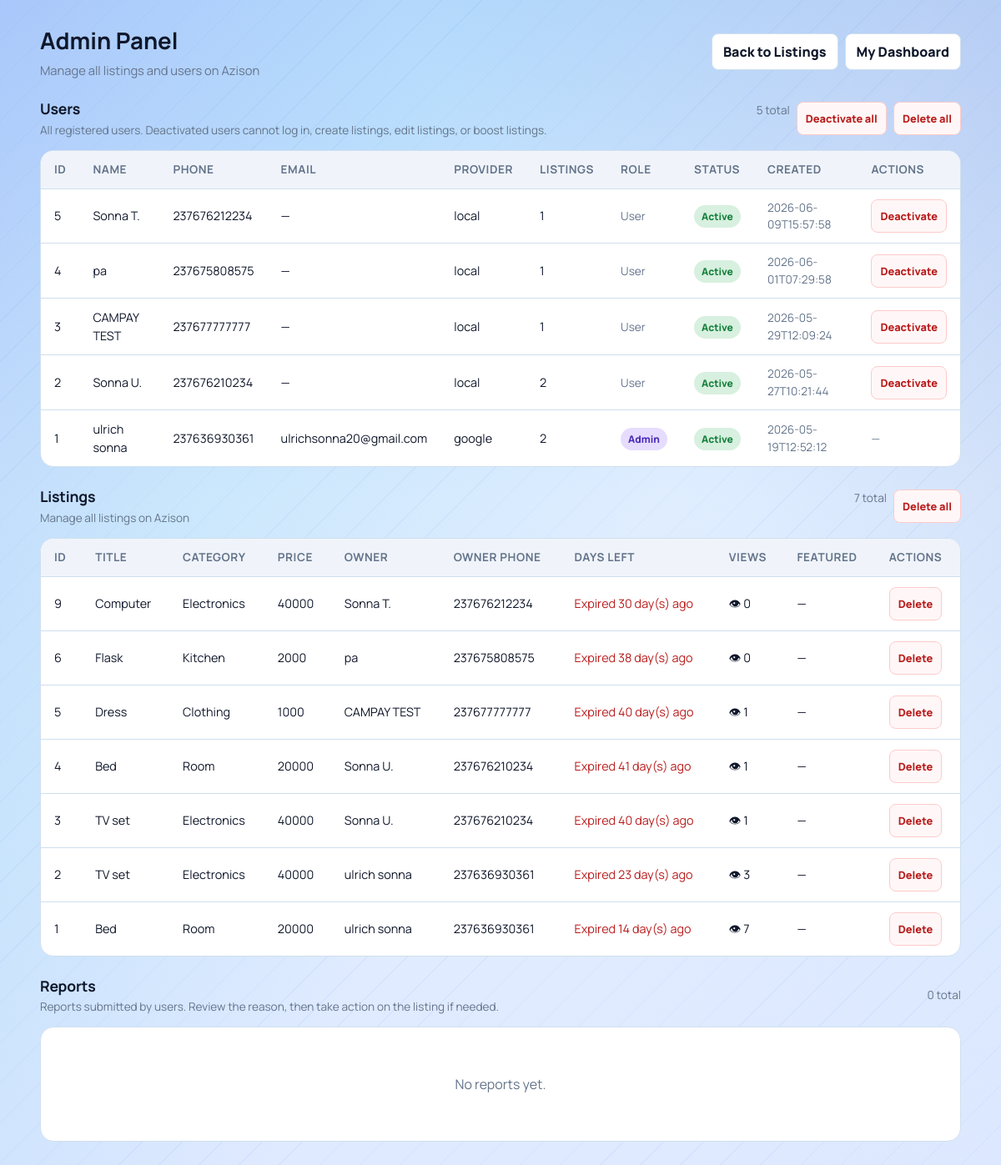
Page /admin (signed in) on the earlier database version.
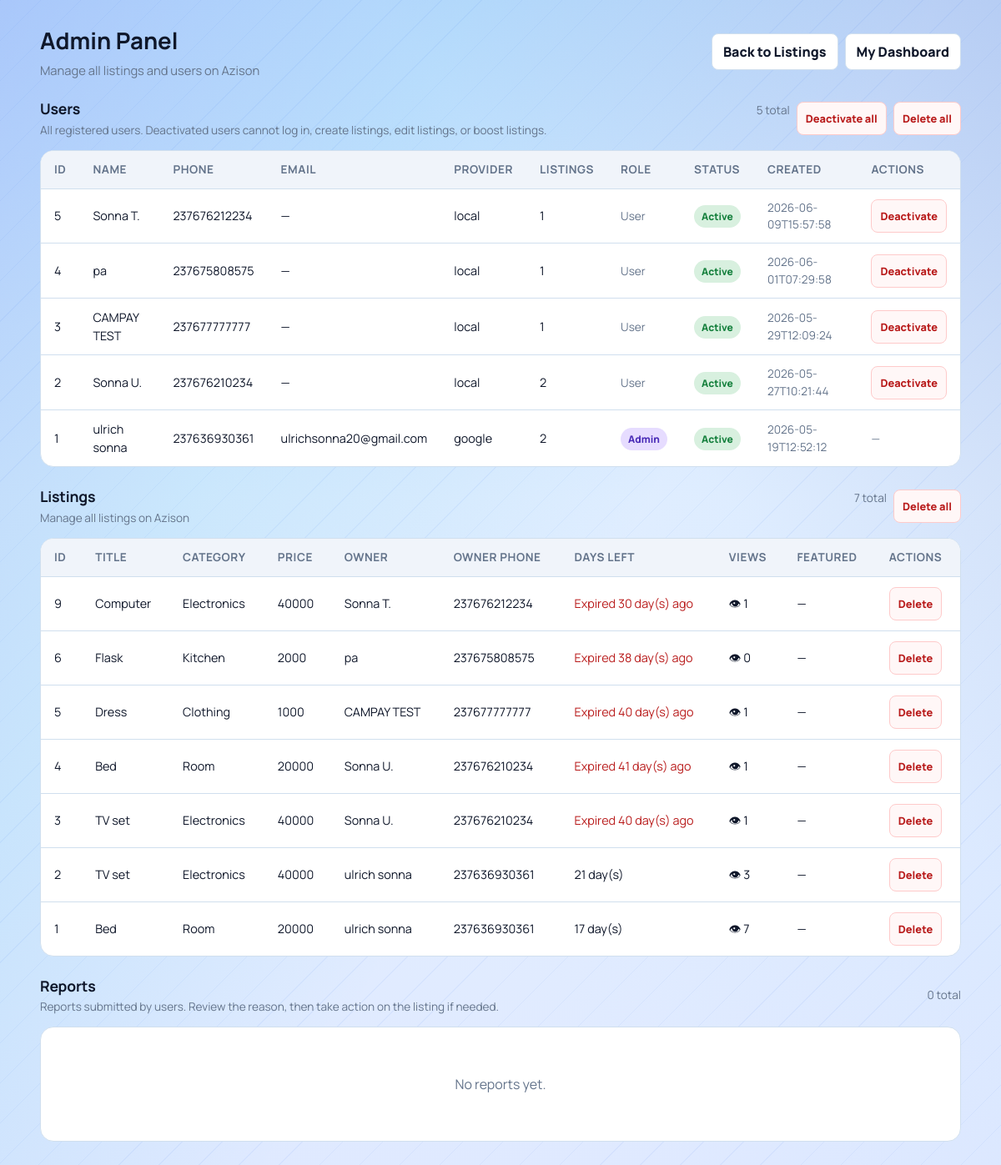
Same page on the later database version.
### tables this page shows
CREATE TABLE listings(
            id INTEGER PRIMARY KEY AUTOINCREMENT,
            title TEXT,
            price TEXT,
            category TEXT,
            phone TEXT,
            owner_phone TEXT,
            leave_date TEXT,
            description TEXT,
            image TEXT,
            is_featured INTEGER DEFAULT 0
        , view_count INTEGER DEFAULT 0);

CREATE TABLE users(
            id INTEGER PRIMARY KEY AUTOINCREMENT,
            full_name TEXT NOT NULL,
            phone TEXT NOT NULL UNIQUE,
            password_hash TEXT NOT NULL,
            email TEXT,
            google_sub TEXT,
            auth_provider TEXT NOT NULL DEFAULT 'local',
            created_at TEXT NOT NULL
        , is_admin INTEGER DEFAULT 0, is_active INTEGER DEFAULT 1);

### app.py (the view, shortened to what this page needs)
@app.route("/admin")
@admin_required
def admin_panel():
    conn = get_db()
    cursor = conn.cursor()
    cursor.execute(
        """
        SELECT l.*, u.full_name as owner_name
        FROM listings l
        LEFT JOIN users u ON u.phone = l.owner_phone
        ORDER BY l.id DESC
        """
    )
    rows = cursor.fetchall()
    cursor.execute(
        """
        SELECT u.id, u.full_name, u.phone, u.email, u.auth_provider, u.is_admin, u.is_active, u.created_at,
               (SELECT COUNT(*) FROM listings l WHERE l.owner_phone = u.phone) AS listing_count
        FROM users u
        ORDER BY u.is_active ASC, u.id DESC
        """
    )
    user_rows = cursor.fetchall()
    cursor.execute(
        """
        SELECT r.id, r.listing_id, r.reporter_user_id, r.reason, r.comment, r.created_at,
               l.title AS listing_title, l.category AS listing_category,
               u.full_name AS reporter_name, u.phone AS reporter_phone, u.email AS reporter_email
        FROM reports r
        LEFT JOIN listings l ON l.id = r.listing_id
        LEFT JOIN users u ON u.id = r.reporter_user_id
        ORDER BY r.id DESC
        """
    )
    report_rows = cursor.fetchall()
    conn.close()
    today = datetime.today().date()
    listings = []
    for row in rows:
        leave_date = datetime.strptime(row["leave_date"], "%Y-%m-%d").date()
        days_left = (leave_date - today).days
        is_expired = days_left < 0
        is_soon = 0 <= days_left <= 3
        listings.append(
            {
                "id": row["id"],
                "title": row["title"],
                "price": row["price"],
                "category": row["category"],
                "phone": row["phone"],
                "owner_phone": row["owner_phone"] or "",
                "owner_name": row["owner_name"] or "Unknown",
                "leave_date": row["leave_date"],
                "description": row["description"] or "",
                "image": row["image"],
                "is_featured": row["is_featured"],
                "view_count": row["view_count"],
                "days_left": days_left,
                "is_expired": is_expired,
                "is_soon": is_soon,
            }
        )
    users = []
    for user_row in user_rows:
        users.append(
            {
                "id": user_row["id"],
                "full_name": user_row["full_name"] or "",
                "phone": user_row["phone"] or "",
                "email": user_row["email"] or "",
                "auth_provider": user_row["auth_provider"] or "local",
                "is_admin": bool(user_row["is_admin"] == 1),
                "is_active": bool(user_row["is_active"] == 1),
                "created_at": user_row["created_at"] or "",
                "listing_count": user_row["listing_count"] or 0,
            }
        )
    reports = []
    return render_template("admin.html", listings=listings, users=users, reports=reports)

### app.py (called while the page is built)
def env_flag(name):
    return os.getenv(name, "").strip().lower() in {"1", "true", "yes", "on"}

def get_db():
    if USE_POSTGRES:
        if psycopg2 is None:
            raise RuntimeError("DATABASE_URL is set but psycopg2 is not installed.")
        return PostgresConnection(psycopg2.connect(normalize_database_url(DATABASE_URL)))
    conn = sqlite3.connect(SQLITE_DATABASE_PATH)
    conn.row_factory = sqlite3.Row
    return conn

def normalize_phone(raw_phone):
    if not raw_phone:
        return ""
    phone = re.sub(r"\D", "", raw_phone)
    if phone.startswith("00"):
        phone = phone[2:]
    national_number = ""
    if phone.startswith("237") and len(phone) == 12:
        national_number = phone[3:]
    elif len(phone) == 10 and phone.startswith("0"):
        national_number = phone[1:]
    elif len(phone) == 9:
        national_number = phone
    else:
        return ""
    if len(national_number) != 9 or national_number[0] not in {"2", "6"}:
        return ""
    phone = "237" + national_number
    return phone

### templates/admin.html (shortened to what the changed rows need)
<!DOCTYPE html>
<html lang="en">
<head>
    <link rel="stylesheet" href="{{ url_for('static', filename='css/marketplace.css') }}">
</head>
<body>
    <main class="page">
        <section class="topbar">
            <div class="title-wrap">
                <h1>Admin Panel</h1>
            </div>
        </section>
        <section class="section-heading">
            <div>
                <h2>Users</h2>
            </div>
        </section>
        <section class="table-container">
            {% if users %}
                <table>
                    <thead>
                        <tr>
                            <th>ID</th>
                            <th>Name</th>
                            <th>Phone</th>
                            <th>Email</th>
                            <th>Provider</th>
                            <th>Listings</th>
                            <th>Role</th>
                            <th>Status</th>
                            <th>Created</th>
                            <th>Actions</th>
                        </tr>
                    </thead>
                </table>
            {% else %}
                <div class="empty">
                    <p>No users found.</p>
                </div>
            {% endif %}
        </section>
        <section class="section-heading">
            <div>
                <h2>Listings</h2>
            </div>
        </section>
        <section class="table-container">
            {% if listings %}
                <table>
                    <thead>
                        <tr>
                            <th>ID</th>
                            <th>Title</th>
                            <th>Category</th>
                            <th>Price</th>
                            <th>Owner</th>
                            <th>Owner Phone</th>
                            <th>Days Left</th>
                            <th>Views</th>
                            <th>Featured</th>
                            <th>Actions</th>
                        </tr>
                    </thead>
                    <tbody>
                        {% for item in listings %}
                        <tr>
                            <td>{{ item['id'] }}</td>
                            <td>{{ item['title'] }}</td>
                            <td>{{ item['category'] }}</td>
                            <td>{{ item['price'] }}</td>
                            <td>{{ item['owner_name'] }}</td>
                            <td>{{ item['owner_phone'] }}</td>
                            <td>
                                {% if item['is_expired'] %}
                                    <span style="color: var(--danger);">Expired {{ item['days_left'] * -1 }} day(s) ago</span>
                                {% elif item['is_soon'] %}
                                    <span class="deadline soon">⚡ {{ item['days_left'] }} day(s)</span>
                                {% else %}
                                    {{ item['days_left'] }} day(s)
                                {% endif %}
                            </td>
                            <td>👁 {{ item['view_count'] or 0 }}</td>
                            <td>
                                {% if item['is_featured'] == 1 %}
                                    <span class="badge featured">🔥 Featured</span>
                                {% else %}
                                    —
                                {% endif %}
                            </td>
                            <td>
                                <form method="POST" action="{{ url_for('admin_delete_listing', id=item['id']) }}" onsubmit="return confirm('Are you sure you want to delete this listing?');">
                                    <button class="danger-btn" type="submit">Delete</button>
                                </form>
                            </td>
                        </tr>
                        {% endfor %}
                    </tbody>
                </table>
            {% else %}
                <div class="empty">
                    <p>No listings found.</p>
                </div>
            {% endif %}
        </section>
        <section class="section-heading">
            <div>
                <h2>Reports</h2>
            </div>
        </section>
    </main>
</body>
</html>

Differences in the rows shown:
changed listings "Computer": view_count "0" → "1"
changed listings id 2: days_left (not shown) → "21"; item "23" → (not shown); text "Expired day(s) ago" → "day(s)"
changed listings id 1: days_left (not shown) → "17"; item "14" → (not shown); text "Expired day(s) ago" → "day(s)"
